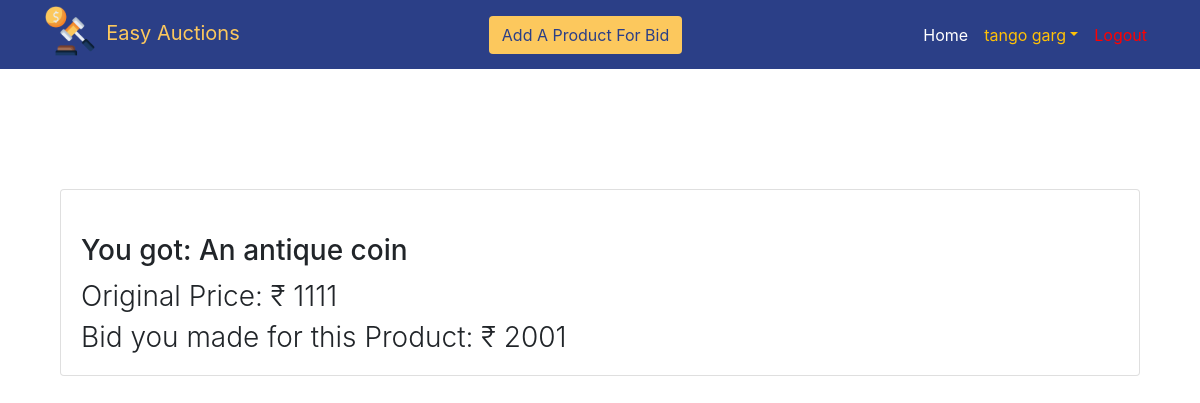
The page /got.php (signed in) on the database its author committed.
### tables this page shows
CREATE TABLE `tbl_bid` (
  `pro_id` int(11) NOT NULL,
  `uid` int(11) NOT NULL,
  `bid_amount` int(11) NOT NULL,
  `bid_id` int(11) NOT NULL
);

CREATE TABLE `tbl_product` (
  `pro_id` int(11) NOT NULL,
  `name` varchar(20) NOT NULL,
  `price` int(11) NOT NULL,
  `description` varchar(250) NOT NULL,
  `uid` int(11) NOT NULL,
  `bidstarttime` datetime NOT NULL,
  `bidendtime` datetime NOT NULL,
  `status` enum('On Sale','Sold','Disable') NOT NULL DEFAULT 'On Sale'
);

### got.php (the view, shortened to what this page needs)
<?php
include('db.php');
if(isset($_SESSION['user'])) {
    $row_c = $_SESSION['user'];
}
?>
<!DOCTYPE html>
<html>
<?php include 'head.php'; ?>
<body>
	<?php include 'nav.php'; ?>
<br><br>
<div class="container mt-5 mb-5">
    <div class="card-deck mt-5">
    <?php
        $query_bid = "select * from tbl_bid where uid = '$row_c->uid';";
        $run_bid = $con->query($query_bid);
        while($row_bid = $run_bid->fetch_object())
        {
            $query_pur = "select * from tbl_purchase where bid_id = '$row_bid->bid_id';";
            $run_pur = $con->query($query_pur);
            $row_pur = $run_pur->num_rows;
            if($row_pur >= 1)
            {
                $query_pro = "select * from tbl_product where pro_id = '$row_bid->pro_id';";
                $run_pro = $con->query($query_pro);
                $row_pro = $run_pro->fetch_object();
                ?>
                <div class="col-12 mt-4">
					<div class="card">
						<div class="card-body">
							<h3 class="text-dark"><h3 class="card-title mt-4">You&nbsp;got:&nbsp;<?php echo $row_pro->name; ?></h3></h3>
							<h3 class="card-text font-weight-light">Original Price:&nbsp;&#8377;&nbsp;<?php echo $row_pro->price; ?></h3>
							<h3 class="card-text font-weight-light">Bid&nbsp;you&nbsp;made&nbsp;for&nbsp;this&nbsp;Product:&nbsp;&#8377;&nbsp;<?php echo $row_bid->bid_amount; ?></h3>
						</div>
					</div>
				</div>
                <?php
            }
        }
    ?>
    </div>
</div>
</body>
</html>

### rows shown on the page
tbl_bid: pro.name "An antique coin", pro.price "1111", bid_amount "2001"

### other values the page prints
$row_c->name "tango"
$row_c->surname "garg"
